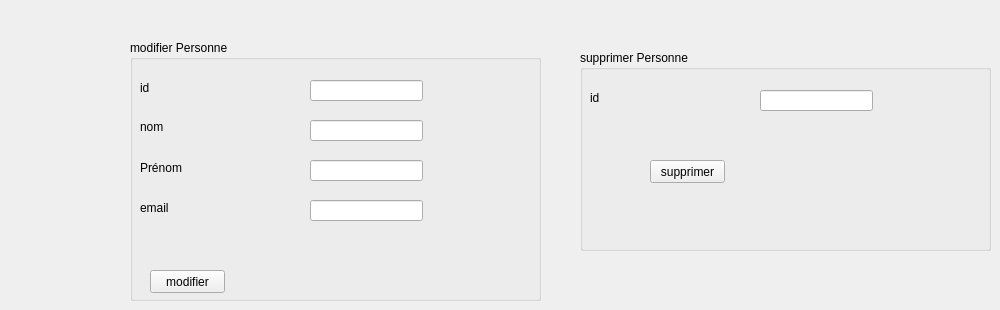
      <widget class="QWidget" name="tab_8">
       <attribute name="title">
        <string>modifier et supprimer personne</string>
       </attribute>
       <widget class="QGroupBox" name="groupBox_9">
        <property name="geometry">
         <rect>
          <x>130</x>
          <y>40</y>
          <width>411</width>
          <height>261</height>
         </rect>
        </property>
        <property name="title">
         <string>modifier Personne</string>
        </property>
        <widget class="QLabel" name="label_20">
         <property name="geometry">
          <rect>
           <x>10</x>
           <y>40</y>
           <width>71</width>
           <height>16</height>
          </rect>
         </property>
         <property name="text">
          <string>id</string>
         </property>
        </widget>
        <widget class="QLabel" name="label_33">
         <property name="geometry">
          <rect>
           <x>10</x>
           <y>80</y>
           <width>47</width>
           <height>13</height>
          </rect>
         </property>
         <property name="text">
          <string>nom</string>
         </property>
        </widget>
        <widget class="QLabel" name="label_34">
         <property name="geometry">
          <rect>
           <x>10</x>
           <y>120</y>
           <width>151</width>
           <height>16</height>
          </rect>
         </property>
         <property name="text">
          <string>Prénom</string>
         </property>
        </widget>
        <widget class="QLineEdit" name="id_mod_per">
         <property name="geometry">
          <rect>
           <x>180</x>
           <y>40</y>
           <width>113</width>
           <height>21</height>
          </rect>
         </property>
        </widget>
        <widget class="QLineEdit" name="nom_mod_per">
         <property name="geometry">
          <rect>
           <x>180</x>
           <y>80</y>
           <width>113</width>
           <height>21</height>
          </rect>
         </property>
        </widget>
        <widget class="QLineEdit" name="prenom_mod_per">
         <property name="geometry">
          <rect>
           <x>180</x>
           <y>120</y>
           <width>113</width>
           <height>21</height>
          </rect>
         </property>
         <property name="inputMethodHints">
          <set>Qt::ImhNone</set>
         </property>
         <property name="maxLength">
          <number>10</number>
         </property>
        </widget>
        <widget class="QPushButton" name="pushButton_6">
         <property name="geometry">
          <rect>
           <x>20</x>
           <y>230</y>
           <width>75</width>
           <height>23</height>
          </rect>
         </property>
         <property name="text">
          <string>modifier</string>
         </property>
        </widget>
        <widget class="QLabel" name="label_35">
         <property name="geometry">
          <rect>
           <x>10</x>
           <y>160</y>
           <width>121</width>
           <height>16</height>
          </rect>
         </property>
         <property name="text">
          <string>email</string>
         </property>
        </widget>
        <widget class="QLineEdit" name="email_mod_per">
         <property name="geometry">
          <rect>
           <x>180</x>
           <y>160</y>
           <width>113</width>
           <height>21</height>
          </rect>
         </property>
        </widget>
       </widget>
       <widget class="QGroupBox" name="groupBox_10">
        <property name="geometry">
         <rect>
          <x>580</x>
          <y>50</y>
          <width>411</width>
          <height>201</height>
         </rect>
        </property>
        <property name="title">
         <string>supprimer Personne</string>
        </property>
        <widget class="QLabel" name="label_36">
         <property name="geometry">
          <rect>
           <x>10</x>
           <y>40</y>
           <width>71</width>
           <height>16</height>
          </rect>
         </property>
         <property name="text">
          <string>id</string>
         </property>
        </widget>
        <widget class="QLineEdit" name="id_supp_per">
         <property name="geometry">
          <rect>
           <x>180</x>
           <y>40</y>
           <width>113</width>
           <height>21</height>
          </rect>
         </property>
        </widget>
        <widget class="QPushButton" name="pushButton_13">
         <property name="geometry">
          <rect>
           <x>70</x>
           <y>110</y>
           <width>75</width>
           <height>23</height>
          </rect>
         </property>
         <property name="text">
          <string>supprimer</string>
         </property>
        </widget>
       </widget>
      </widget>
